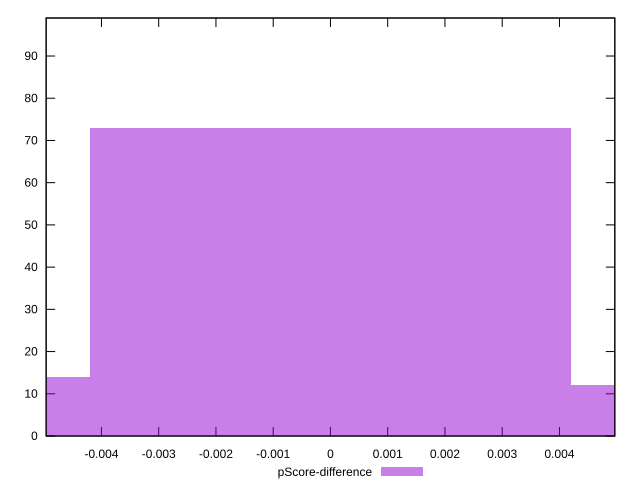

This chart was generated by the following gnuplot code:
reset

$pScoreDifference <<EOF
0 73
-0.008393201678448007 14
0.008393201678448007 12
EOF

set key outside below
set boxwidth 0.008393201678448007
set xrange [-0.004966125165078772:0.0049670488014876835]
set yrange [0:99]
set trange [0:99]
set style fill transparent solid 0.5 noborder
set terminal svg size 640, 490 enhanced background rgb 'white'
set output "report/report_00029_2021-02-24T13-36-40.390Z/interactive/samples/card/pScore-difference/histogram.svg"

plot $pScoreDifference title "pScore-difference" with boxes

reset
